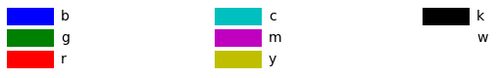
#> input picture basic.png, 500 x 78 px, given in place of plane.jpg, which was not available
$ jupyter execute --allow-errors 'CH 8. Image.ipynb'   (text cells are left out)
#> lines starting #> are read from the running program, lines starting #| are printed output that depends on the picture; after the words box and inside, x2 and y2 are one past the last pixel; in counts of white or black regions, pixels touching at a corner belong together; pictures that were not available may be replaced by others from this repository, and a replacement may not be noted
[cell 1]
# 라이브러리를 임포트
import cv2
cv2.__version__

[cell 2]
import numpy as np
from matplotlib import pyplot as plt

[cell 3]
# (1) local folder에서 colab으로 파일 로딩

from google.colab import files
uploaded = files.upload()
#> the answer given: basic.png

[cell 4]
# (2) Google drive를 colab에 연결해서 데이터 로딩

from google.colab import drive
drive.mount('/content/drive')

[cell 5]
# 이미지 로드하기
image_gry=cv2.imread("plane.jpg",cv2.IMREAD_GRAYSCALE) #흑백
#> image_gry: shape (78, 500); min 0, max 255, mean 227.5
image_bgr=cv2.imread("plane.jpg",cv2.IMREAD_COLOR) #컬러
#> image_bgr is the input picture: shape (78, 500, 3); mean B, G, R 229.2, 226.5, 229.2

[cell 6]
#  흑백 이미지 출력하기
plt.imshow(image_gry, cmap="gray"), plt.axis("on")
plt.show()

[cell 7]
# (2) 의 방법으로 로딩했을 경우 copy한 경로 넣어준다.
image_gry=cv2.imread("/content/drive/MyDrive/plane.jpg",cv2.IMREAD_GRAYSCALE)
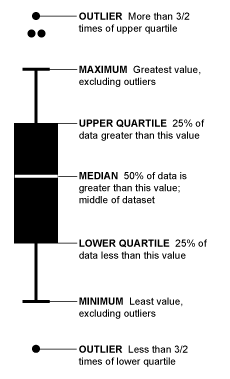
#> input picture box.png, 230 x 379 px, given in place of plane.jpg, which was not available
#> image_gry is the input picture: shape (379, 230); min 0, max 255, mean 226.1

plt.imshow(image_gry, cmap="gray"), plt.axis("on")
plt.show()

#> (a cell that did not finish here is left out)

[cell 9]
# 데이터 타입을 확인한다
## 행렬로 변환된 이미지 확인
type(image_gry)

[cell 10]
# 이미지 데이터 확인
## 행렬의 각 원소는 개별 픽셀에 해당한다
image_gry

[cell 11]
# 차원을 확인
## 행렬의 차원 = 이미지 해상도
image_gry.shape
#> Out = (379, 230)

[cell 12]
# 픽셀 확인
image_gry[0,0]
#> Out = 255

[cell 13]
image_bgr[0,0]
#> Out = [255, 255, 255]

#> (a cell that did not finish here is left out)

[cell 15]
# 이미지 로드
image=cv2.imread("plane.jpg",cv2.IMREAD_GRAYSCALE)

# 이미지 저장
cv2.imwrite("plane_gray.jpg", image)
#> Out = True

[cell 16]
# 이미지 로드
image=cv2.imread("plane.jpg",cv2.IMREAD_GRAYSCALE)

# 이미지 크기 변경
image_50X50 = cv2.resize(image,(50,50))

# 이미지 출력
plt.imshow(image_50X50, cmap="gray"),plt.axis("off")
plt.show()

[cell 17]
# 이미지 로드
image=cv2.imread("plane.jpg",cv2.IMREAD_GRAYSCALE)

# 열의 처음 절반과 모든 행을 선택한다.
image_cropped = image[:,:1800]

# 이미지 출력
plt.imshow(image_cropped, cmap="gray"),plt.axis("off")
plt.show()

[cell 18]
# 이미지 로드
img=cv2.imread("plane.jpg")
b,g,r=cv2.split(img)
image=cv2.merge([r,g,b])

# 이미지를 흐리게 한다
image_blurry = cv2.blur(image, (10,10))

# 이미지 출력
plt.imshow(image_blurry)
plt.show()

[cell 19]
# 커널을 만든다
kernel = np.ones((5,5)) / 25.0

# 커널을 확인
kernel

[cell 20]
# 커널을 적용
image_kernel = cv2.filter2D(image,-1,kernel)

#이미지 출력
plt.imshow(image_kernel)
plt.show()

[cell 21]
# 가우시안 블러를 적용
image_very_blurry=cv2.GaussianBlur(image,(33,33),0)

# 이미지 출력
plt.imshow(image_very_blurry)
plt.show()

[cell 22]
gaus_vector=cv2.getGaussianKernel(5,0)
gaus_vector

[cell 23]
# 벡터를 외적하여 커널을 만듬
gaus_kernel=np.outer(gaus_vector,gaus_vector)
gaus_kernel

[cell 24]
# 커널을 적용
image_kernel = cv2.filter2D(image,-1,gaus_kernel)

# 이미지 출력
plt.imshow(image_kernel)
plt.show()

[cell 25]
# 이미지 로드
image=cv2.imread("plane.jpg",cv2.IMREAD_GRAYSCALE)

# 커널 만듬
kernel = np.array([[0,-1,0],
                   [-1,5,-1],
                   [0,-1,0]])

# 이미지를 선명하게 만듬
image_sharp = cv2.filter2D(image,-1,kernel)

# 이미지 출력
plt.imshow(image_kernel, cmap="gray")
plt.show()

[cell 26]
# 흑백 이미지 로드
image=cv2.imread("plane.jpg",cv2.IMREAD_GRAYSCALE)

# 흑백 이미지에는 equlizeHist 함수 바로 적용
image_enhanced = cv2.equalizeHist(image)

# 이미지 출력
plt.imshow(image_enhanced, cmap="gray"),plt.axis("off")
plt.show()

[cell 27]
# 컬러 이미지 로드
image_bgr=cv2.imread("plane.jpg",cv2.IMREAD_COLOR)

# YUV로 바꾼다
image_yuv =cv2.cvtColor(image_bgr, cv2.COLOR_BGR2YUV)
#> image_yuv: shape (78, 500, 3); mean of channels 0, 1, 2 227.6, 128.8, 128.8

# 히스토그램 평활화를 적용
image_yuv[:,:,0]=cv2.equalizeHist(image_yuv[:,:,0])
#> image_yuv: shape (78, 500, 3); mean of channels 0, 1, 2 208.9, 128.8, 128.8

# RGB로 바꾼다
image_rgb = cv2.cvtColor(image_yuv, cv2.COLOR_YUV2RGB)

# 이미지 출력
plt.imshow(image_rgb),plt.axis("off")
plt.show()

[cell 28]
import cv2
import numpy as np
import matplotlib.pyplot as plt

[cell 29]
from google.colab import files
uploaded = files.upload() # 파일 업로드 기능 실행
#> the answer given: box.png

for fn in uploaded.keys(): # 업로드된 파일 정보 출력
    print('User uploaded file "{name}" with length {length} bytes'.format(
        name=fn, length=len(uploaded[fn])))

[cell 30]
import cv2
import numpy as np
import matplotlib.pyplot as plt

[cell 31]
hue_circle = cv2.imread('hue_circle.jpg')
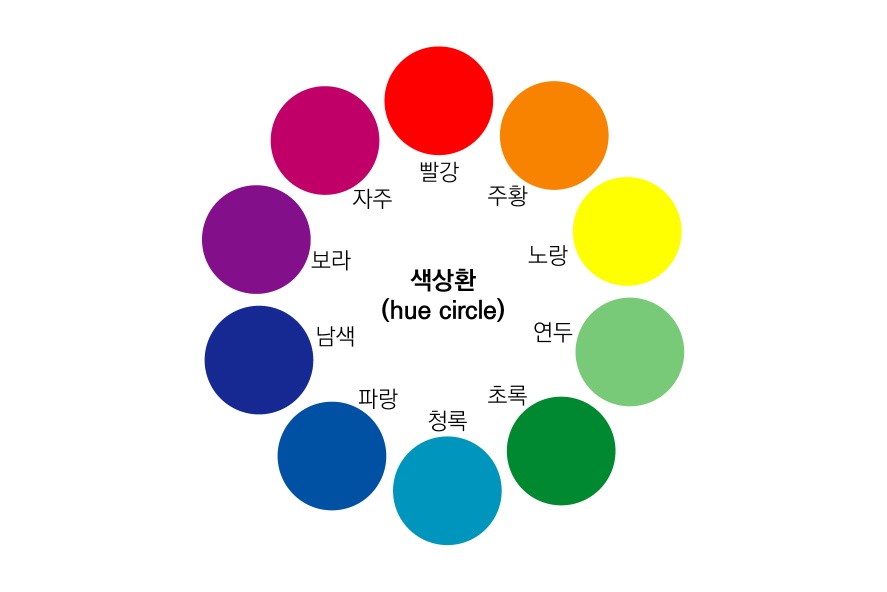
#> input picture hue_circle.jpg, 1773 x 1183 px (shown at 1/2 size)
#> hue_circle is the input picture: shape (1183, 1773, 3); mean B, G, R 224.4, 226.2, 229.9
hue = cv2.cvtColor(hue_circle, cv2.COLOR_BGR2RGB)
plt.figure(figsize=(20,10))
plt.imshow(hue)
plt.axis('off')

[cell 32]
saturation = cv2.imread('saturation.jpg')
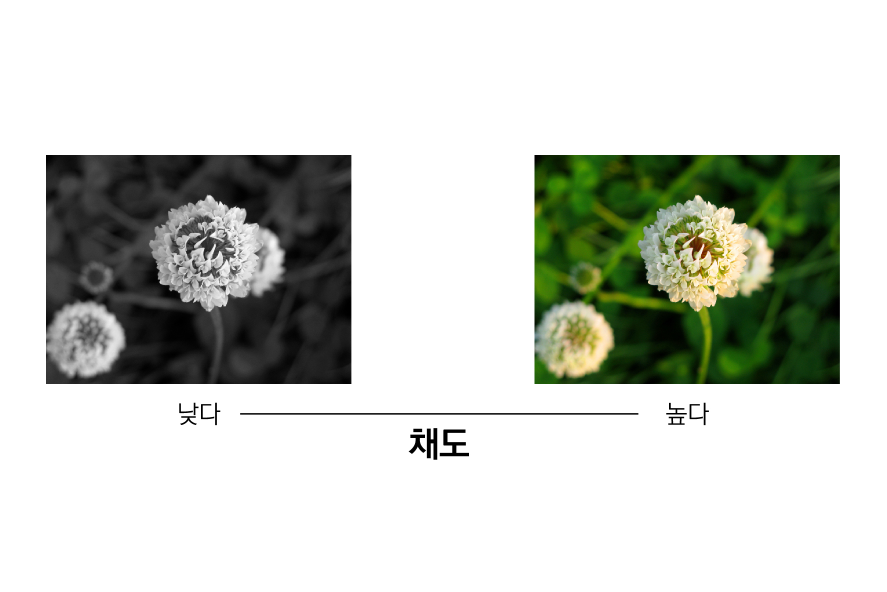
#> input picture saturation.jpg, 1773 x 1183 px (shown at 1/2 size)
#> saturation is the input picture: shape (1183, 1773, 3); mean B, G, R 199.5, 206.8, 203.2
saturation = cv2.cvtColor(saturation, cv2.COLOR_BGR2RGB)
plt.figure(figsize=(20,10))
plt.imshow(saturation)
plt.axis('off')

[cell 33]
value = cv2.imread('value.jpg')
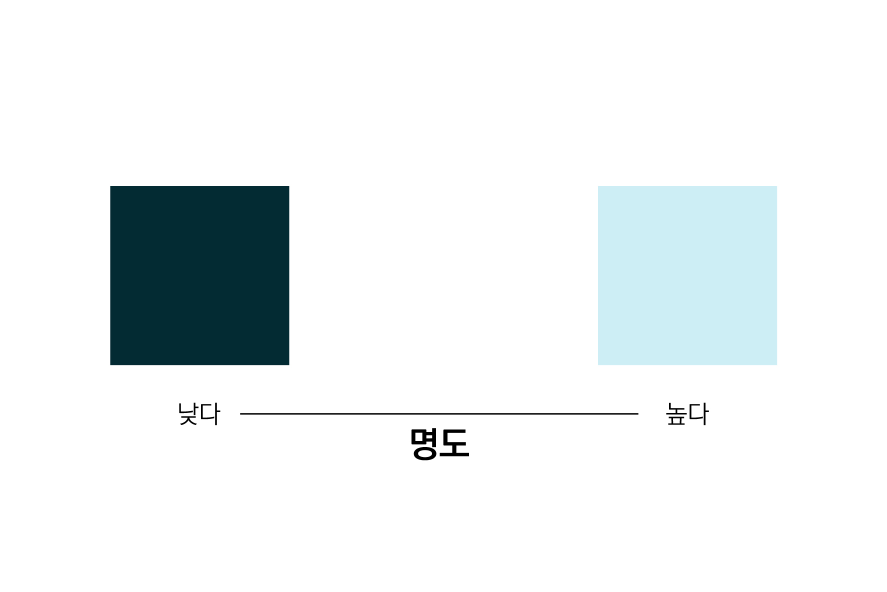
#> input picture value.jpg, 1773 x 1183 px (shown at 1/2 size)
#> value is the input picture: shape (1183, 1773, 3); mean B, G, R 241, 240.1, 235.7
value = cv2.cvtColor(value, cv2.COLOR_BGR2RGB)
plt.figure(figsize=(20,10))
plt.imshow(value)
plt.axis('off')

[cell 34]
# 이미지를 로드하기
image_bgr = cv2.imread('plane_256x256.jpg')
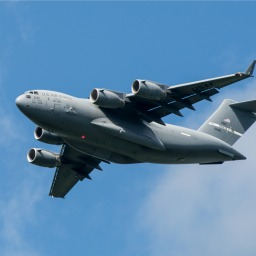
#> input picture plane_256x256.jpg, 256 x 256 px
#> image_bgr is the input picture: shape (256, 256, 3); mean B, G, R 169, 133.1, 90.5
plt.imshow(image_bgr)

[cell 35]
# BGR 에서 HSV (색상, 채도, 명도)로 변환하기
image_hsv = cv2.cvtColor(image_bgr, cv2.COLOR_BGR2HSV)
#> image_hsv: shape (256, 256, 3); mean H, S, V 102.7, 121.2, 169.1
plt.imshow(image_hsv)

[cell 36]
# HSV 에서 파랑 값의 범위 지정
lower_blue = np.array([50,100,50])
upper_blue = np.array([130,255,255])

[cell 37]
# 마스크 만들기
img_mask = cv2.inRange(image_hsv, lower_blue, upper_blue)
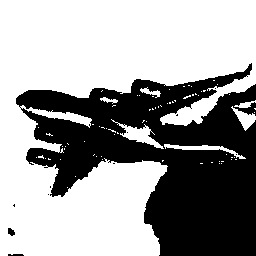
#> img_mask: shape (256, 256); 62.1% white; 11 black regions (8 under 20 px), largest, box (x1, y1, x2, y2) and area: (16, 63, 256, 256) 24724, (8, 228, 15, 236) 40, (8, 254, 24, 256) 29
plt.imshow(img_mask)

[cell 38]
# 이미지에 마스크 적용하기
image_bgr_masked = cv2.bitwise_and(image_bgr, image_bgr, mask=img_mask)
plt.imshow(image_bgr_masked)

[cell 39]
# BGR 에서 RGB로 변환하기
image_rgb = cv2.cvtColor(image_bgr_masked, cv2.COLOR_BGR2RGB)
#> image_rgb: shape (256, 256, 3)
plt.imshow(image_rgb)

[cell 40]
# 이미지 출력하기
plt.imshow(image_rgb), plt.axis('off')
plt.show()

[cell 41]
# 마스크 출력하기
plt.imshow(img_mask, cmap='gray'), plt.axis('off')
plt.show()

[cell 42]
threshold = cv2.imread('threshold.png', cv2.IMREAD_COLOR)
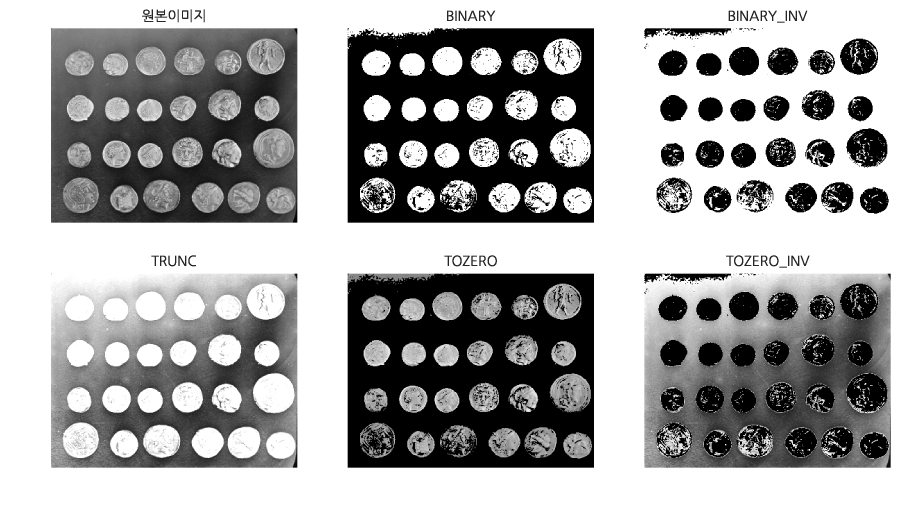
#> input picture threshold.png, 2701 x 1517 px (shown at 1/3 size)
#> threshold is the input picture: shape (1517, 2701, 3); min 0, max 255, mean 163.8
threshold = cv2.cvtColor(threshold, cv2.COLOR_BGR2RGB)
plt.figure(figsize=(20,10))
plt.imshow(threshold)

[cell 43]
adthreshold = cv2.imread('adthreshold.png', cv2.IMREAD_COLOR)
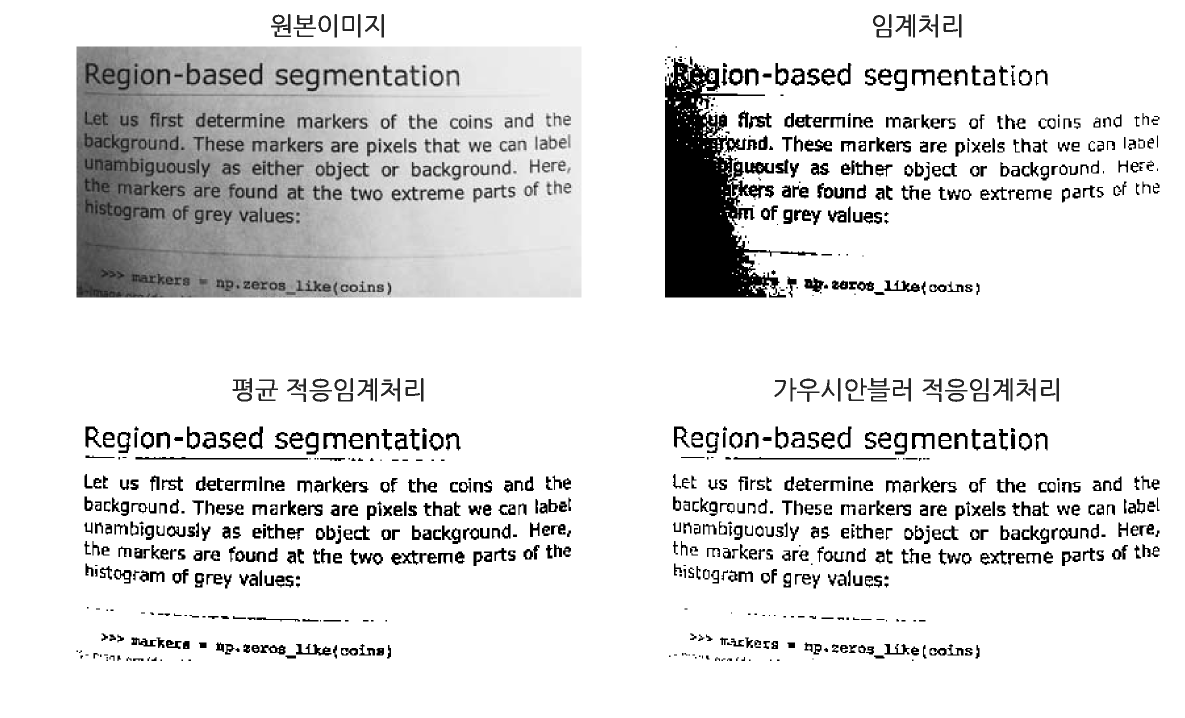
#> input picture adthreshold.png, 2369 x 1436 px (shown at 1/2 size)
#> adthreshold is the input picture: shape (1436, 2369, 3); min 0, max 255, mean 224.4
adthreshold = cv2.cvtColor(adthreshold, cv2.COLOR_BGR2RGB)
plt.figure(figsize=(20,10))
plt.imshow(adthreshold)

[cell 44]
image_grey = cv2.imread('plane_256x256.jpg', cv2.IMREAD_GRAYSCALE)
#> image_grey: shape (256, 256); min 0, max 252, mean 124.4

[cell 45]
plt.imshow(image_grey)

[cell 46]
# max_output_value = 출력 픽셀 강도의 최대값
max_output_value = 255
neighborhood_size = 99
subtract_from_mean = 10
# cv2.ADAPTIVE_THRESH_GAU
image_binarized = cv2.adaptiveThreshold(image_grey,
                                        max_output_value,
                                        #cv2.ADAPTIVE_THRESH_GAUSSIAN_C = 픽셀의 임계값을 주변 픽셀 강도의 가중치 합으로 설정
                                        # 여기서 가중치는 가우시안 윈도우에 의해 결정됨
                                        # cv2.ADAPTIVE_THRESH_MEAN_C 로 주변 픽셀의 평균을 임계값으로 설정 가능
                                        cv2.ADAPTIVE_THRESH_GAUSSIAN_C,
                                        cv2.THRESH_BINARY,
                                        neighborhood_size,
                                        subtract_from_mean)
#> image_binarized: shape (256, 256); 82.6% white; 30 black regions (25 under 20 px), largest, box (x1, y1, x2, y2) and area: (16, 103, 247, 199) 6983, (91, 60, 256, 135) 3437, (221, 100, 256, 134) 652, (214, 128, 241, 146) 201, (133, 80, 139, 91) 50

[cell 47]
plt.imshow(image_binarized, cmap='gray'), plt.axis('off')
plt.show()

[cell 48]
image_mean_threshold = cv2.adaptiveThreshold(image_grey,
                                        max_output_value,
                                        cv2.ADAPTIVE_THRESH_MEAN_C,
                                        cv2.THRESH_BINARY,
                                        # neighborhood_size = 블록 크기(픽셀의 임계값 결정에 사용하는 주변 영역의 크기)
                                        neighborhood_size,
                                        # subtract_from_mean = 계산된 임계값에서 뺄 상수(임계값을 수동으로 미세 조정하는데 사용)
                                        subtract_from_mean)
#> image_mean_threshold: shape (256, 256); 81.3% white; 21 black regions (16 under 20 px), largest, box (x1, y1, x2, y2) and area: (16, 60, 256, 199) 11273, (228, 100, 256, 134) 648, (215, 128, 241, 146) 197, (40, 1, 59, 3) 21, (159, 85, 165, 90) 20

[cell 49]
plt.imshow(image_mean_threshold, cmap='gray'), plt.axis('off')
plt.show()

[cell 50]
# 이미지를 로드하고 RGB로 변환하기
image_bgr = cv2.imread('plane_256x256.jpg')

image_rgb = cv2.cvtColor(image_bgr, cv2.COLOR_BGR2RGB)

[cell 51]
# 사각형의 좌표: 시작점의 x, 시작점의 y, 너비, 높이
rectangle = (0, 56, 256, 150)

[cell 52]
# 초기 마스크 만들기
mask = np.zeros(image_rgb.shape[:2], np.uint8)

[cell 53]
mask[100:130]

[cell 54]
# grabCut에 사용할 임시 배열을 만들기
# 1 행, 65열
# datatype default 값이 np.float64
bgdModel = np.zeros((1,65), np.float64)
fgdModel = np.zeros((1,65), np.float64)

[cell 55]
bgdModel

[cell 56]
# grabCut 실행
cv2.grabCut(image_rgb, # 원본 이미지
            mask, # 마스크
            rectangle, # 사각형
            bgdModel, # 배경을 위한 임시 배열
            fgdModel, # 전경을 위한 임시 배열
            5, # 반복 횟수
            cv2.GC_INIT_WITH_RECT) # 사각형을 사용한 초기화

[cell 57]
mask[100:130]

[cell 58]
# 배경인 곳은 0, 그외에는 1로 설정한 마스크 만들기
mask_2 = np.where((mask==2) | (mask==0), 0, 1).astype('uint8')

[cell 59]
mask_2[100:140]

[cell 60]
# 이미지에 새로운 마스크를 곱해 배경을 제외하기
image_rgb_nobg = image_rgb * mask_2[:,:,np.newaxis]

[cell 61]
plt.imshow(image_rgb_nobg),plt.axis('off')

[cell 62]
plt.imshow(mask, cmap='gray'), plt.axis('off')
plt.show()

[cell 63]
plt.imshow(mask_2, cmap='gray'), plt.axis('off')
plt.show()

[cell 64]
# 흑백 이미지 로드
image_gray = cv2.imread('plane_256x256.jpg', cv2.IMREAD_GRAYSCALE)

[cell 65]
# 픽셀 강도의 중간값 계산하기
median_intensity = np.median(image_gray)
#> median_intensity = 132

[cell 66]
# 중간 픽셀 강도에서 위아래 1 표준편차 떨어진 값을 임계값으로 지정하기
lower_threshold = int(max(0, (1.0 - 0.33) * median_intensity))
#> lower_threshold = 88
upper_threshold = int(min(255, (1.0+0.33) * median_intensity))
#> upper_threshold = 175

[cell 67]
# 캐니 경계선 감지기를 적용하기
image_canny = cv2.Canny(image_gray, lower_threshold, upper_threshold)
#> image_canny: shape (256, 256); 4.3% white in thin lines or dots, all inside (x1, y1, x2, y2) = (15, 60, 256, 199)

[cell 68]
# 이미지 출력하기
plt.imshow(image_canny, cmap='gray'), plt.axis('off')
plt.show()

[cell 69]
# 흑백 이미지 로드하기
image_bgr = cv2.imread('plane_256x256.jpg')
image_gray = cv2.cvtColor(image_bgr, cv2.COLOR_BGR2GRAY)
image_gray = np.float32(image_gray)

[cell 70]
# 모서리 감지 매개변수 설정하기
block_size = 2
aperture = 29
free_parameter = 0.04

[cell 71]
# 모서리 감지하기
detector_responses = cv2.cornerHarris(image_gray,
                                      block_size,
                                      aperture,
                                      free_parameter)

[cell 72]
# 모서리 표시 부각하기
detector_responses = cv2.dilate(detector_responses, None)

[cell 73]
# 임계값보다 큰 감지 결과만 남기고 흰색으로 표시하기
threshold = 0.02
image_bgr[detector_responses > threshold * detector_responses.max()] = [255,255,255]
#> image_bgr: shape (256, 256, 3); 1.88% of pixels changed, all inside (x1, y1, x2, y2) = (14, 70, 256, 174)

[cell 74]
image_gray = cv2.cvtColor(image_bgr, cv2.COLOR_BGR2GRAY)

[cell 75]
plt.imshow(image_gray, cmap="gray"), plt.axis("off")

[cell 76]
plt.imshow(detector_responses, cmap='gray'),plt.axis('off')

[cell 77]
# 이미지 로드
image_bgr = cv2.imread('plane_256x256.jpg')
image_gray = cv2.cvtColor(image_bgr, cv2.COLOR_BGR2GRAY)

[cell 78]
# 감지할 모서리 개수
corners_to_detect = 10
minimum_quality_score = 0.05
minimum_distance = 25

[cell 79]
# 모서리 감지
corners = cv2.goodFeaturesToTrack(image_gray,
                                  corners_to_detect,
                                  minimum_quality_score,
                                  minimum_distance)
#> corners = [[31, 160], [100, 91], [164, 124], [245, 158], [144, 81], [33, 92], [229, 105], [43, 129], [120, 131], [55, 167]]

[cell 80]
corners=np.float32(corners)

[cell 81]
#모서리마다 흰원 그리기
for corner in corners:
    x, y = corner[0]
    cv2.circle(image_bgr, (x,y), 10, (255,255,255), -1)
#> this loop made 10 passes
#> image_bgr: shape (256, 256, 3); 4.84% of pixels changed, all inside (x1, y1, x2, y2) = (21, 71, 256, 178)

[cell 82]
# 흑백 이미지로 변환하기
image_rgb = cv2.cvtColor(image_bgr, cv2.COLOR_BGR2GRAY)
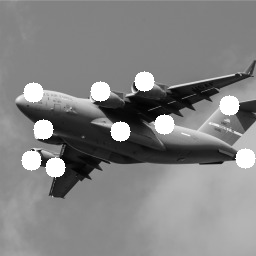
#> image_rgb: shape (256, 256); min 1, max 255, mean 131.3

[cell 83]
plt.imshow(image_rgb, cmap='gray'),plt.axis('off')

[cell 84]
# 흑백 이미지 로드
image = cv2.imread('plane_256x256.jpg', cv2.IMREAD_GRAYSCALE)

[cell 85]
image

[cell 86]
# 이미지를 10 x 10 픽셀 크기로 변환
image_10x10 = cv2.resize(image, (10,10))

[cell 87]
image_10x10

[cell 88]
# 이미지 데이터를 1차원 벡터로 변환
image_10x10.flatten()
#> Out = 100 values, max 187 at index 59, min 9 at index 44, mean 125.3

[cell 89]
plt.imshow(image_10x10, cmap='gray'), plt.axis('off')

[cell 90]
image_10x10.shape
#> Out = (10, 10)

[cell 91]
image_10x10.flatten().shape
#> Out = (100,)

[cell 92]
# 컬러 이미지 로드
image_color = cv2.imread('plane_256x256.jpg', cv2.IMREAD_COLOR)

[cell 93]
# 이미지를 10x10 픽셀 크기로 변환
image_color_10x10 = cv2.resize(image_color, (10,10))

[cell 94]
image_color_10x10

[cell 95]
image_color_10x10.shape
#> Out = (10, 10, 3)

[cell 96]
image_color_10x10.flatten()
#> Out = 300 values, max 208 at index 207, min 0 at index 134, mean 132

[cell 97]
image_color_10x10.flatten().shape
#> Out = (300,)

[cell 98]
plt.imshow(image_10x10), plt.axis('off')
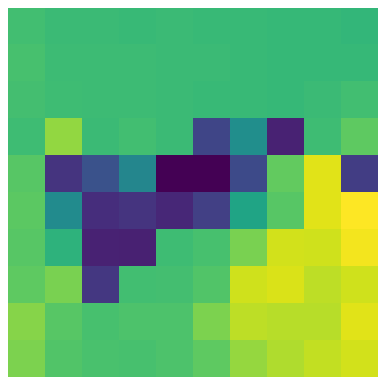
#> figure drawn by matplotlib, 1 panel

[cell 99]
# 흑백 이미지 로드
image_256x256_gray = cv2.imread('plane_256x256.jpg', cv2.IMREAD_GRAYSCALE)

[cell 100]
image_256x256_gray

[cell 101]
image_256x256_gray.flatten()

[cell 102]
# 이미지 데이터를 1차원 벡터로 변환하고 차원 출력
image_256x256_gray.flatten().shape
#> Out = (65536,)

[cell 103]
# 컬러 이미지 로드
image_256x256_color = cv2.imread('plane_256x256.jpg', cv2.IMREAD_COLOR)

[cell 104]
image_256x256_color

[cell 105]
image_256x256_color.flatten()

[cell 106]
image_256x256_color.flatten().shape
#> Out = (196608,)

[cell 107]
# BGR 이미지로 로드
image_bgr = cv2.imread('plane_256x256.jpg', cv2.IMREAD_COLOR)

[cell 108]
image_bgr.shape
#> Out = (256, 256, 3)

[cell 109]
# 각 채널의 평균 계산
channels = cv2.mean(image_bgr)
#> channels = (169, 133.1, 90.52, 0)

[cell 110]
channels
#> Out = (169, 133.1, 90.52, 0)

[cell 111]
# 파랑과 빨강 바꾸기 (BGR 에서 RGB로 만들기)
observation = np.array([(channels[2], channels[1], channels[0])])
#> observation = [[90.52, 133.1, 169]]

[cell 112]
# 채널 평균값 확인
observation
#> Out = [[90.52, 133.1, 169]]

[cell 113]
observation.shape
#> Out = (1, 3)

[cell 114]
plt.imshow(observation)
plt.axis('off')

[cell 115]
# 이미지 로드
image_bgr = cv2.imread('plane_256x256.jpg', cv2.IMREAD_COLOR)

[cell 116]
# RGB 로 변환
image_rgb = cv2.cvtColor(image_bgr, cv2.COLOR_BGR2RGB)

[cell 117]
# 특성값을 담을 리스트 만들기
features = []

[cell 118]
# 각 컬러 채널에 대해 히스토그램 계산
colors = ('r','g','b')

#각 채널을 반복하면서 히스토그램을 계산하고 리스트에 추가하기
for i, channel in enumerate(colors):
    histogram = cv2.calcHist([image_rgb],  #이미지
                              [i],  #채널 인덱스
                              None,  # 마스크 없음(이미지 전체에 대한 히스토그램)
                              [256],  # 히스토그램 크기, BIN 개수
                              [0, 256])  #픽셀값 범위
    features.extend(histogram)
#> after the loop, features = 768 items, first 6: [1027], [217], [182], [146], [146], [141]

[cell 119]
# 샘플의 특성값으로 벡터를 만들기
observation = np.array(features).flatten()
#> observation = 768 values, max 7214 at index 709, min 0 at index 235, mean 256

[cell 120]
observation[0:5]
#> Out = [1027, 217, 182, 146, 146]

[cell 121]
import pandas as pd

[cell 122]
data = pd.Series([1,1,2,2,3,3,3,4,5])

[cell 123]
data.hist(grid=False)
plt.show()

[cell 124]
# 각 컬러 채널에 대한 히스토그램 계산
colors = ('r','g','b')

[cell 125]
# 컬러 채널을 반복하면서 히스토그램을 계산하고 그래프 그리기
for i , channel in enumerate(colors):
    histogram = cv2.calcHist([image_rgb],  #이미지
                             [i],  #채널 인덱스
                             None, # 마스크 없음
                             [256],  #히스토그램 크기
                             [0,256])  # 범위
    plt.plot(histogram, color=channel)
    plt.xlim([0,256])

plt.show()
